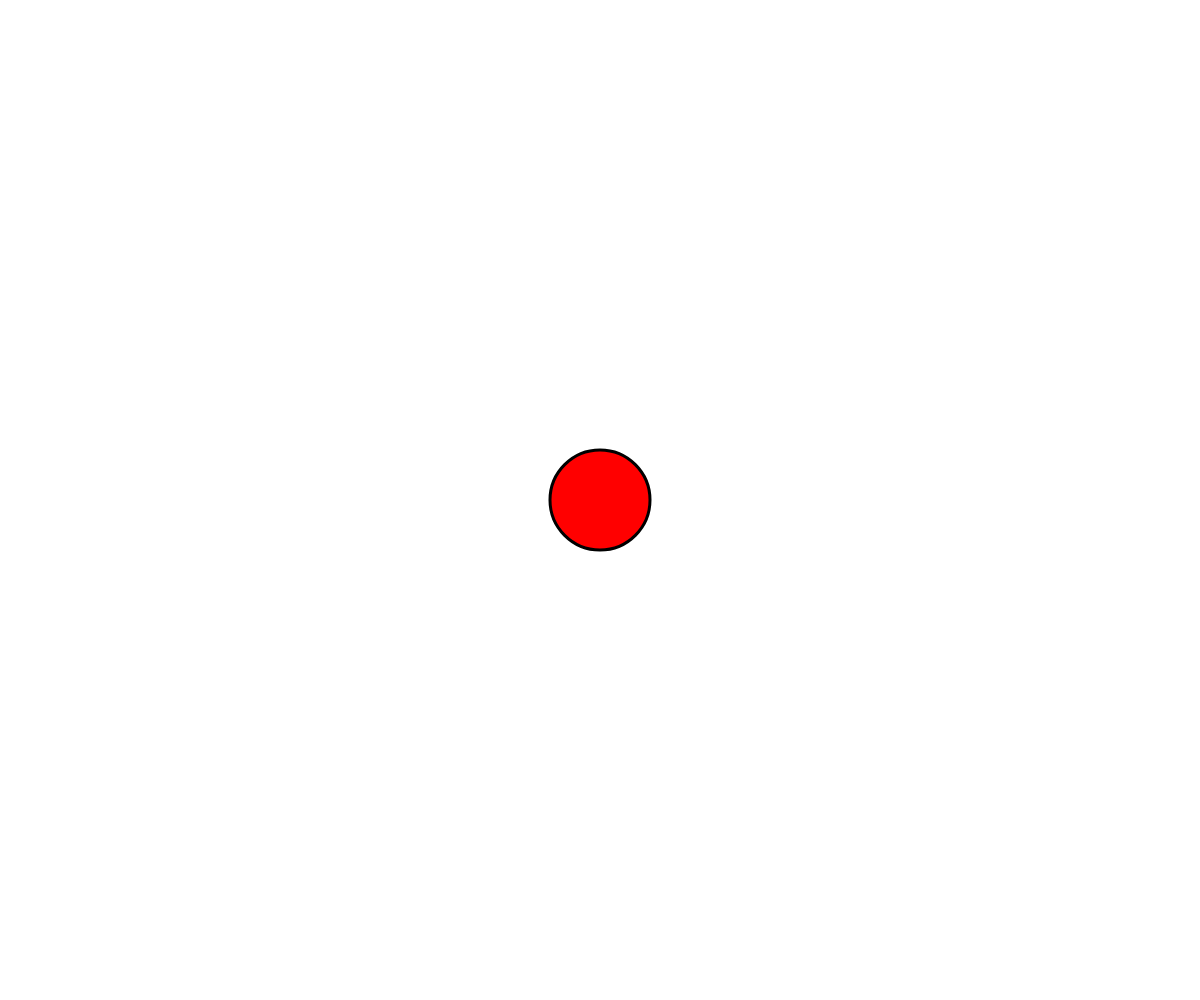
Frame 1 (no input)
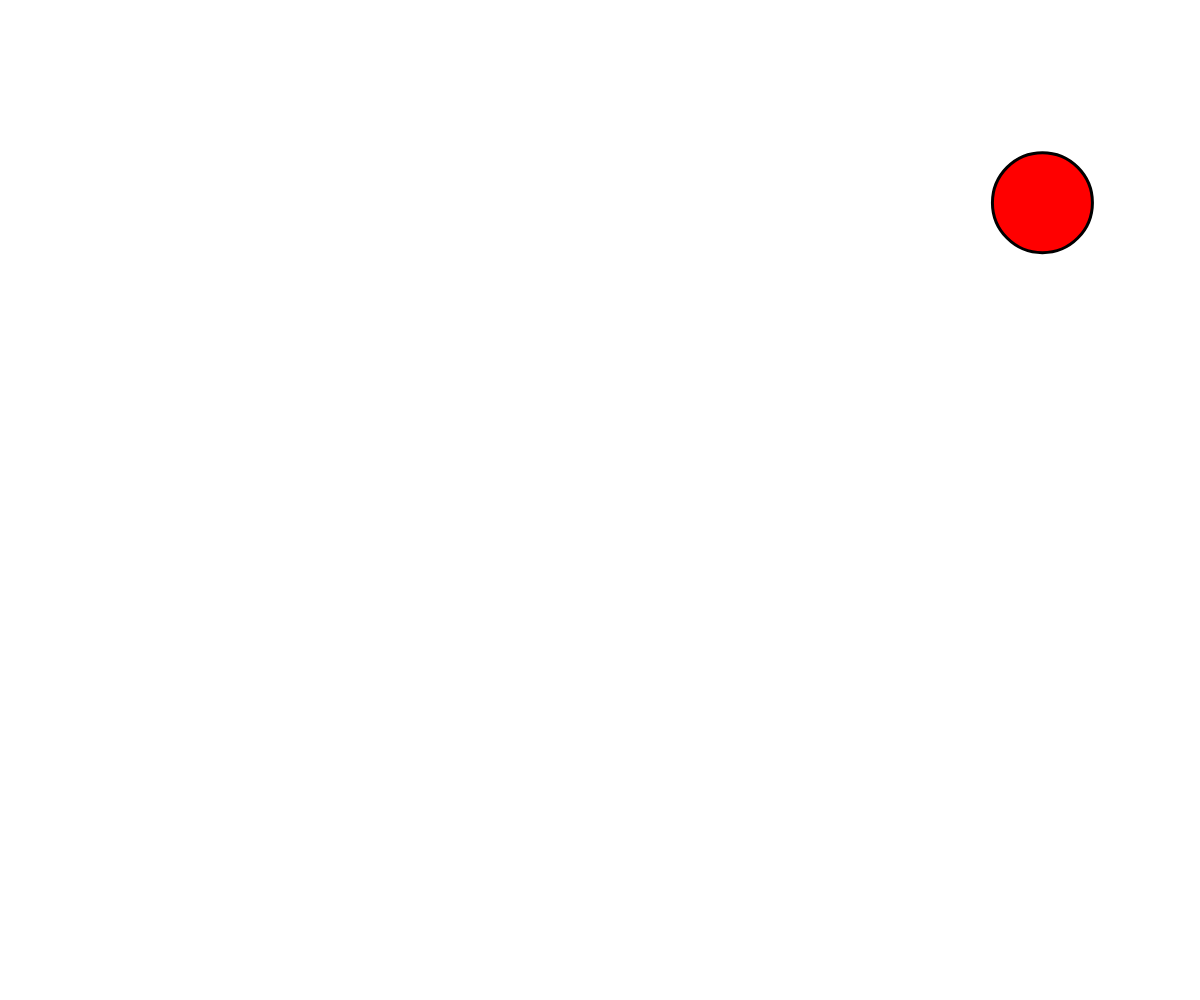
Frame 60 (no input)
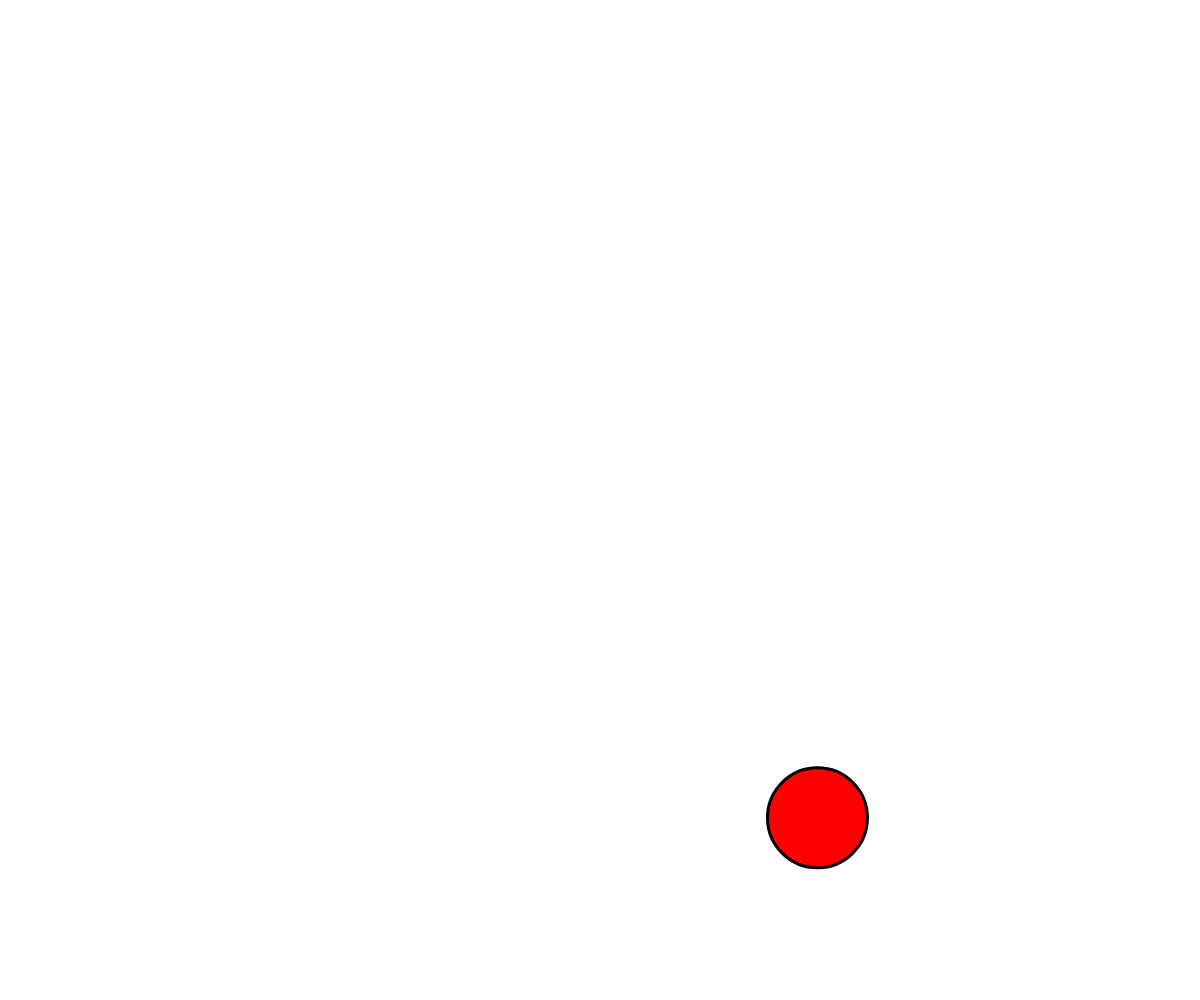
Frame 120 (the mouse pressed at the canvas centre since frame 60)

The p5.js sketch that drew these frames (run headless with seeded random() and noise() and a simulated clock; from frame 60 on, the mouse is pressed at the canvas centre):

// p5.js sketch
// ── sketch.js
// Sujet: branchements conditionnels et operateurs logiques...
//
var posx, posy, taille;
var vx, vy, speed;
//***************************************************
function setup() {
  createCanvas(windowWidth, windowHeight);
  fill(255, 0, 0);
  strokeWeight(3);
  posx = windowWidth / 2;
  posy = windowHeight / 2;
  taille = 100;
  vx = random(-1, 1);
  vy = random(-1, 1);
  speed = random(10, 20);
}
//***************************************************
function draw() {
  background(255);
  drawBall();
}
//***************************************************
function drawBall() {
  ellipse(posx, posy, taille);
  if (posx > windowWidth - taille / 2 || posx < taille / 2) {
    vx = -vx;
  }
  if (posy > windowHeight - taille / 2 || posy < taille / 2) {
    vy = -vy;
  }
  posx += vx * speed;
  posy += vy * speed;
}
